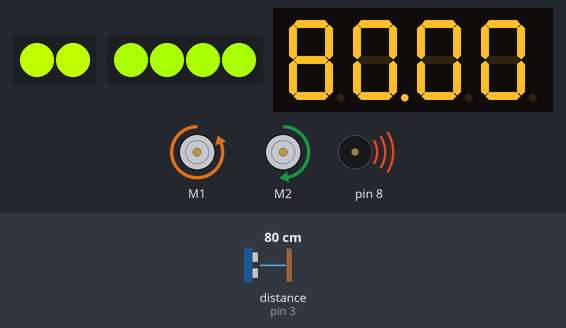
Simulated run of this sketch. Board: Arduino Uno, built with avr-gcc and run on an emulated ATmega328P. On the bench: 2 RGB LEDs in strip order, left to right, 4 RGB LEDs in strip order, left to right, 4-digit seven-segment display, 2 × DC motor (green arrow = forward, orange = backward, longer = faster), buzzer (waves = sounding). The inputs (shaded band) are chosen by the test bench; at power-on: distance to the obstacle (sensor on pin 3) 80 cm. Random numbers use the default seed unless the sketch sets one.

Above: at 0.9 s.
1.0 s: distance to the obstacle (sensor on pin 3) set to 2 cm
At 2.2 s:
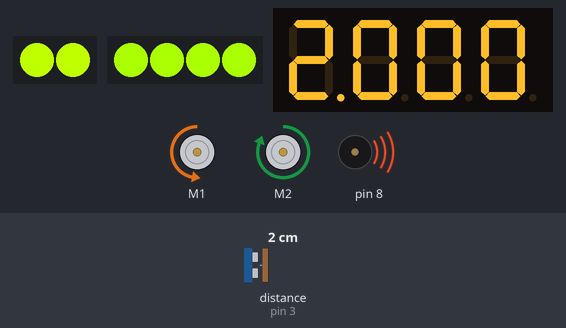
2.5 s: distance to the obstacle (sensor on pin 3) set to 250 cm
At 2.69 s:
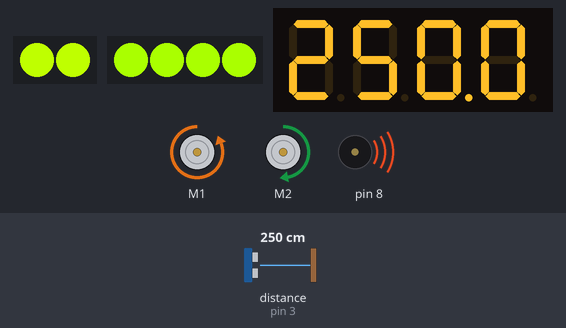
4.6 s: distance to the obstacle (sensor on pin 3) set to 4 cm
At 5.5 s:
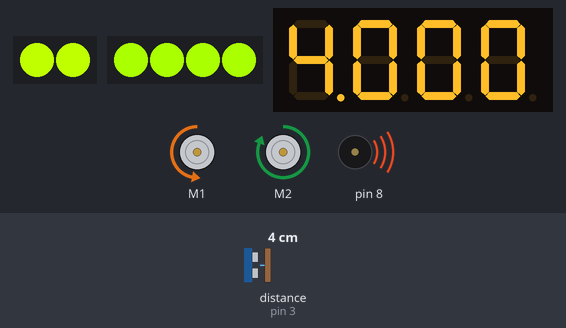
Timing chart, 0 to 12.1 s (numbered marks = the images above; inputs shaded):
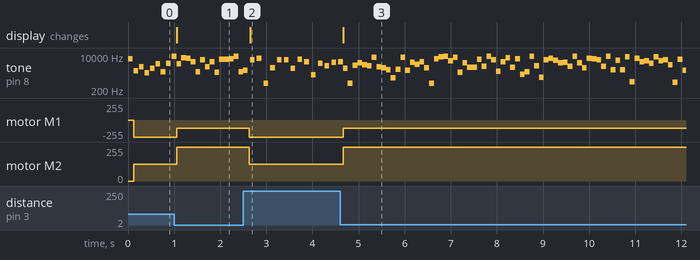

The sketch:

wall_follower.ino
```cpp
#include <MeMCore.h>
#include <Arduino.h>
#include <Wire.h>
#include <SoftwareSerial.h>

MeRGBLed rgbled_7(7, 2);
MeRGBLed rgbled_1(1, 4);
MeUltrasonicSensor ultrasonic_3(3);
Me7SegmentDisplay seg7_4(4);
MeBuzzer buzzer;
MeDCMotor motor_9(9);
MeDCMotor motor_10(10);

void _delay(float seconds) {
  long endTime = millis() + seconds * 1000;
  while(millis() < endTime) _loop();
}

void setup() {
  rgbled_7.fillPixelsBak(0, 2, 1);
  rgbled_1.fillPixelsBak(0, 2, 1);

  rgbled_7.setColor(0,191,255,0);
  rgbled_7.show();

  rgbled_1.setColor(0,  170,255,0);
  rgbled_1.show();
  while(1) {

      seg7_4.display(float(ultrasonic_3.distanceCm()));

      buzzer.tone(random(300, 10000 +1), 0.1 * 1000);
      if(ultrasonic_3.distanceCm() < 15){

          motor_9.run(-1 * 50/100.0*255);
          motor_10.run(100/100.0*255);

      }else{
          if(ultrasonic_3.distanceCm() > 16){

              motor_9.run(-1 * 100/100.0*255);
              motor_10.run(50/100.0*255);

          }else{

              motor_9.run(-1 * 100/100.0*255);
              motor_10.run(100/100.0*255);

          }

      }

      _loop();
  }

}

void _loop() {
}

void loop() {
  _loop();
}
```

Measured:
- after the input at 1.0 s, motor M1: backward 255/255 → backward 127/255 after 0.05 s; motor M2: forward 127/255 → forward 255/255 after 0.05 s; the display: changes after 0.05 s (image 1)
- after the input at 2.5 s, motor M1: backward 127/255 → backward 255/255 after 0.13 s; motor M2: forward 255/255 → forward 127/255 after 0.13 s; the display: changes after 0.15 s (image 2)
- after the input at 4.6 s, motor M1: backward 255/255 → backward 127/255 after 0.07 s; motor M2: forward 127/255 → forward 255/255 after 0.07 s; the display: changes after 0.07 s (image 3)
- by itself, tone on pin 8: plays 2396 Hz for 0.10 s, 447 Hz for 0.10 s, 3381 Hz for 0.10 s, 4668 Hz for 0.10 s, 3620 Hz for 0.10 s, 3268 Hz for 0.10 s … (72 notes in this stretch)
